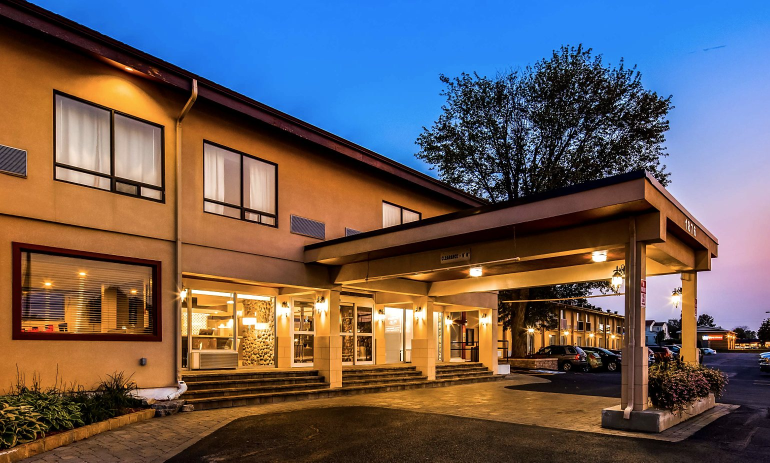
#> input picture assets/photos/1876-events-entrance.jpg, 1540 x 925 px (shown at 1/2 size); its folder holds only this picture in this run
$ python optimize_images.py
#> lines starting #> are read from the running program, lines starting #| are printed output that depends on the picture
"""Make web-ready photo variants for the site.

Reads the master JPEGs in assets/photos/ and writes, for each one:
  - WebP and JPEG copies at a few widths into public/images/
    (e.g. carlton-ballroom-ottawa-1024.webp); the page picks a size per screen
  - a 1200 x 630 link-preview image into public/images/og/
  - its sizes into src/photos.json, which the build reads for width/height
Also recompresses the logo PNGs and the default social-share image.

    pip install pillow
    python scripts/optimize_images.py

Run it again whenever you add or replace a photo in assets/photos/.
Name files by what they show, in lowercase with hyphens, e.g. fitzroy-workshop-2.jpg.
"""

import json
from pathlib import Path

from PIL import Image, ImageOps

ROOT = Path(__file__).resolve().parent.parent
SRC = ROOT / "assets" / "photos"
OUT = ROOT / "public" / "images"
OG = OUT / "og"
MANIFEST = ROOT / "src" / "photos.json"
WIDTHS = [640, 1024, 1600]  # plus the master's own width when it is smaller than the largest
MAX_WIDTH = 1800
WEBP_QUALITY = 76
JPEG_QUALITY = 78


def variants(im):
    top = min(im.width, MAX_WIDTH)
    return sorted({w for w in WIDTHS if w < top} | {top})


def og_crop(im):
    """Centre-crop to 1200 x 630."""
    target = 1200 / 630
    if im.width / im.height > target:
        w = round(im.height * target)
        box = ((im.width - w) // 2, 0, (im.width - w) // 2 + w, im.height)
    else:
        h = round(im.width / target)
        box = (0, (im.height - h) // 2, im.width, (im.height - h) // 2 + h)
    return im.crop(box).resize((1200, 630), Image.LANCZOS)


def main():
    OUT.mkdir(parents=True, exist_ok=True)
    OG.mkdir(parents=True, exist_ok=True)
    for old in OUT.glob("*-[0-9]*.*"):
        if old.suffix in (".webp", ".jpg") and old.stem.rsplit("-", 1)[-1].isdigit():
            old.unlink()
    for old in OG.glob("*.jpg"):
        old.unlink()

    manifest = {}
    for path in sorted(SRC.glob("*.jpg")):
        im = ImageOps.exif_transpose(Image.open(path)).convert("RGB")
#> im is the input picture: PIL image 1540x925 RGB; mean R, G, B 105, 93.1, 92.4
        sizes = variants(im)
#> sizes = [640, 1024, 1540]
        top = sizes[-1]
#> top = 1540
        manifest[path.stem] = {"widths": sizes, "width": top, "height": round(im.height * top / im.width)}
        for w in sizes:
            h = round(im.height * w / im.width)
            sized = im if w == im.width else im.resize((w, h), Image.LANCZOS)
            webp = OUT / f"{path.stem}-{w}.webp"
            jpg = OUT / f"{path.stem}-{w}.jpg"
            sized.save(webp, "WEBP", quality=WEBP_QUALITY, method=6)
            sized.save(jpg, "JPEG", quality=JPEG_QUALITY, optimize=True, progressive=True)
            print(f"{webp.name:44} {webp.stat().st_size // 1024:5} KB   {jpg.stat().st_size // 1024:5} KB (jpg)")
#> this loop made 3 passes
#> (w, h) on passes 1 to 3: (640, 384), (1024, 615), (1540, 925)
#| 1876-events-entrance-640.webp                   41 KB      54 KB (jpg)
#| 1876-events-entrance-1024.webp                  93 KB     127 KB (jpg)
#| 1876-events-entrance-1540.webp                 196 KB     287 KB (jpg)
#> pass 1, in main, `sized = im if w == im.width else im.resize((w, h), Image.LANCZOS)`:
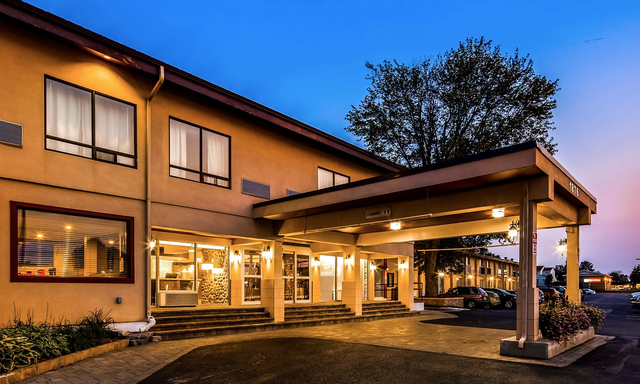
#> sized: PIL image 640x384 RGB; mean R, G, B 105, 93.2, 92.5
#> pass 2, in main, `sized = im if w == im.width else im.resize((w, h), Image.LANCZOS)`:
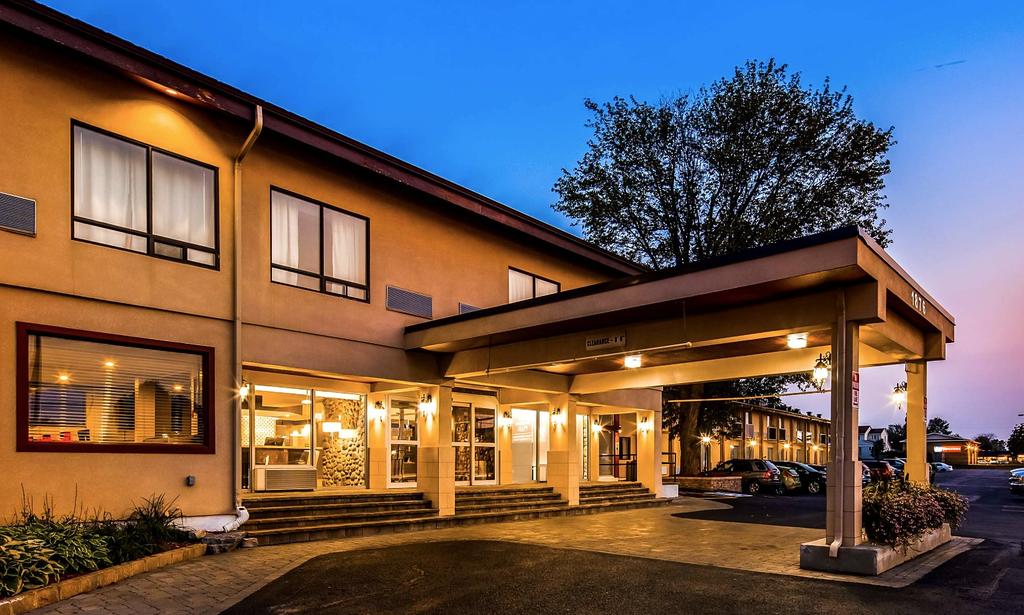
#> sized: PIL image 1024x615 RGB; mean R, G, B 105, 93.2, 92.5
        og = OG / f"{path.stem}.jpg"
        og_crop(im).save(og, "JPEG", quality=80, optimize=True, progressive=True)
#> in og_crop, `return im.crop(box).resize((1200, 630), Image.LANCZOS)`:
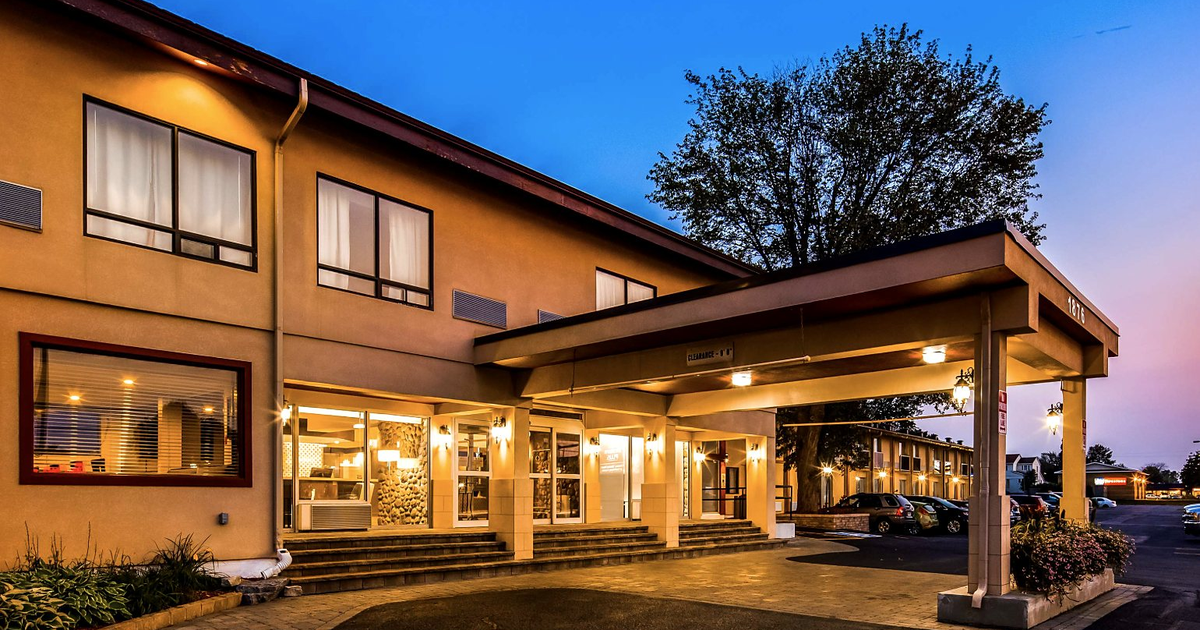
#> returned value: PIL image 1200x630 RGB; mean R, G, B 112.9, 94.9, 87.7

    MANIFEST.write_text(json.dumps(manifest, indent=2) + "\n", encoding="utf-8")
    print(f"Wrote {MANIFEST.relative_to(ROOT)} ({len(manifest)} photos)")
#| Wrote src/photos.json (1 photos)

    og = OUT / "og-image.jpg"
    if og.exists():
        Image.open(og).convert("RGB").save(og, "JPEG", quality=80, optimize=True, progressive=True)

    for name in ("logo.png", "logo-512.png"):
        p = OUT / name
        if p.exists():
            Image.open(p).convert("RGBA").quantize(colors=128, method=Image.Quantize.FASTOCTREE).save(p, optimize=True)


if __name__ == "__main__":
    main()
